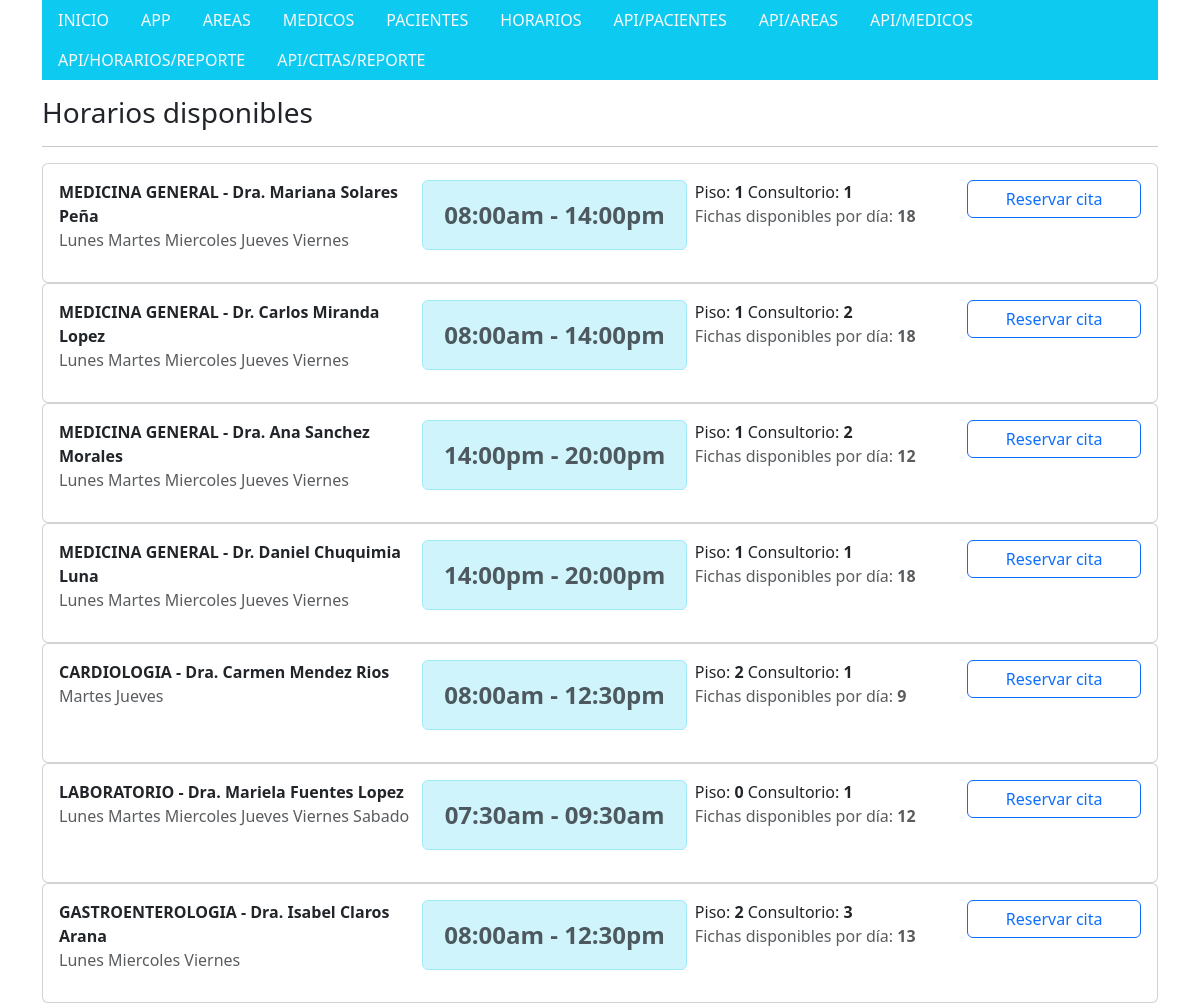
/reservas/horarios/, run on the app's committed database.
### reservas/models.py (models this page shows)
class Horario(models.Model):
    medico =models.ForeignKey(Medico, on_delete=models.CASCADE)
    lunes = models.BooleanField(default=False)
    martes = models.BooleanField(default=False)
    miercoles = models.BooleanField(default=False)
    jueves = models.BooleanField(default=False)
    viernes = models.BooleanField(default=False)
    sabado = models.BooleanField(default=False)
    domingo = models.BooleanField(default=False)
    ingreso = models.TimeField(verbose_name="Hora de ingreso")
    salida = models.TimeField(verbose_name="Hora de salida")
    tiempo_consulta = models.IntegerField(choices=tiempo.choices)
    estado = models.BooleanField(default=True)
    created = models.DateTimeField(auto_now_add=True, verbose_name="Fecha de creación")
    updated = models.DateTimeField(auto_now=True, verbose_name="Fecha de edición")
    class Meta:
        db_table = "horarios"
    def __str__(self):
        return f'{self.medico.area} - {self.medico}'

class Medico(models.Model):
    nombres = models.CharField(max_length=30, validators=[validar_letras])
    apellidos = models.CharField(max_length=50, validators=[validar_letras])
    correo = models.EmailField(unique=True, validators=[validar_correo_coorporativo])
    celular = models.CharField(max_length=12)
    sexo = models.CharField(max_length=1, choices=sexo.choices)
    area = models.ForeignKey(Area, on_delete=models.RESTRICT)
    consultorio = models.CharField(max_length=10)
    planta = models.SmallIntegerField()
    estado = models.BooleanField(default=True)
    created = models.DateTimeField(auto_now_add=True, verbose_name="Fecha de creación")
    updated = models.DateTimeField(auto_now=True, verbose_name="Fecha de edición")
    class Meta:
        verbose_name = "medico"
        verbose_name_plural = "medicos"
        ordering = ['-created']
        db_table = "medicos"
    def __str__(self):
        text = "Dr." if self.sexo == 'M' else "Dra."
        return f'{text} {self.nombres} {self.apellidos}'

class Area(models.Model):
    nombre = models.CharField(max_length=100, unique=True, validators=[validar_letras, validar_mayusculas])
    estado = models.BooleanField(default=True)
    class Meta:
        verbose_name = "area"
        verbose_name_plural = "areas"
        db_table = "areas"
    def __str__(self):
       return  self.nombre

### reservas/views.py (the view)
# urls.py: path('horarios/', views.horarios, name='horarios'),
def horarios(request):
    areas = Area.objects.all()
    items = Horario.objects.all().select_related('medico')
    fichas_atencion =[]
    for item in items:
        d1 = item.ingreso
        d2 = item.salida
        total_sec1 = d1.hour * 3600 + d1.minute * 60 + d1.second
        total_sec2 = d2.hour * 3600 + d2.minute * 60 + d2.second
        fichas_atencion.append(f"{((total_sec2-total_sec1)//60)//item.tiempo_consulta}")
    context = {
        'horarios': zip(items,fichas_atencion), 'areas': areas
    }
    return render(request, 'horarios.html', context)

### reservas/templates/horarios.html (shortened to what this page needs)
{% extends 'principal.html' %}
{% block content %}
<div class="mt-3"><h3>Horarios disponibles</h3><hr></div>
<div class="list-group">
    {% for horario, ficha in horarios %}
    <div class="card">
        <div class="card-body">
       <div class="row g-2">
         <div class="col-4">
            <span class="pt-1 form-checked-content">
                <strong>{{ horario }}</strong>
                <span class="d-block text-body-secondary">
                    {% if horario.lunes %}Lunes {% endif %} {% if horario.martes %}Martes {% endif %} {% if horario.miercoles %}Miercoles {% endif %}  {% if horario.jueves %}Jueves {% endif %} {% if horario.viernes %}Viernes {% endif %} {% if horario.sabado %}Sabado {% endif %} {% if horario.domingo %}Domingo {% endif %}
                </span>
            </span>
        </div>
      <div class="col-3">
        <div class="alert alert-info" role="alert">
            <span class="d-block text-body-secondary text-center" style="font-size: x-large;"><strong> {{ horario.ingreso | date:"H:iA" | lower}} - {{  horario.salida | time:"H:iA" | lower}} </strong></span>
        </div>
      </div>
      <div class="col-3">
        <span>Piso: <strong> {{ horario.medico.planta }} </strong></span>
        <span>Consultorio: <strong> {{ horario.medico.consultorio }} </strong></span>
        <span class="d-block text-body-secondary">Fichas disponibles por día: <strong> {{ ficha }} </strong></span>
      </div>
      <div class="col-2">
        <form action="{% url 'citas' %}" method="GET">
          <fieldset>
            <input type="submit" value="Reservar cita" class="btn btn btn-outline-primary btn-cita" style="width: -webkit-fill-available;">
          </fieldset>
        </form>
      </div>
    </div>
    </div>
</div>
   {% endfor %}
</div>
 {% endblock %}

### data on the page
Horario: medico.apellidos "MEDICINA GENERAL - Dra. Mariana Solares Peña", lunes "Lunes", martes "Martes", miercoles "Miercoles", jueves "Jueves", viernes "Viernes", ingreso "08:00am", salida "14:00pm", medico.planta "1", medico.consultorio "1", ficha "18"
Horario: medico.apellidos "MEDICINA GENERAL - Dr. Carlos Miranda Lopez", lunes "Lunes", martes "Martes", miercoles "Miercoles", jueves "Jueves", viernes "Viernes", ingreso "08:00am", salida "14:00pm", medico.planta "1", medico.consultorio "2", ficha "18"
Horario: medico.apellidos "MEDICINA GENERAL - Dra. Ana Sanchez Morales", lunes "Lunes", martes "Martes", miercoles "Miercoles", jueves "Jueves", viernes "Viernes", ingreso "14:00pm", salida "20:00pm", medico.planta "1", medico.consultorio "2", ficha "12"
Horario: medico.apellidos "MEDICINA GENERAL - Dr. Daniel Chuquimia Luna", lunes "Lunes", martes "Martes", miercoles "Miercoles", jueves "Jueves", viernes "Viernes", ingreso "14:00pm", salida "20:00pm", medico.planta "1", medico.consultorio "1", ficha "18"
Horario: medico.apellidos "CARDIOLOGIA - Dra. Carmen Mendez Rios", martes "Martes", jueves "Jueves", ingreso "08:00am", salida "12:30pm", medico.planta "2", medico.consultorio "1", ficha "9"
Horario: medico.apellidos "LABORATORIO - Dra. Mariela Fuentes Lopez", lunes "Lunes", martes "Martes", miercoles "Miercoles", jueves "Jueves", viernes "Viernes", sabado "Sabado", ingreso "07:30am", salida "09:30am", medico.planta "0", medico.consultorio "1", ficha "12"
Horario: medico.apellidos "GASTROENTEROLOGIA - Dra. Isabel Claros Arana", lunes "Lunes", miercoles "Miercoles", viernes "Viernes", ingreso "08:00am", salida "12:30pm", medico.planta "2", medico.consultorio "3", ficha "13"
